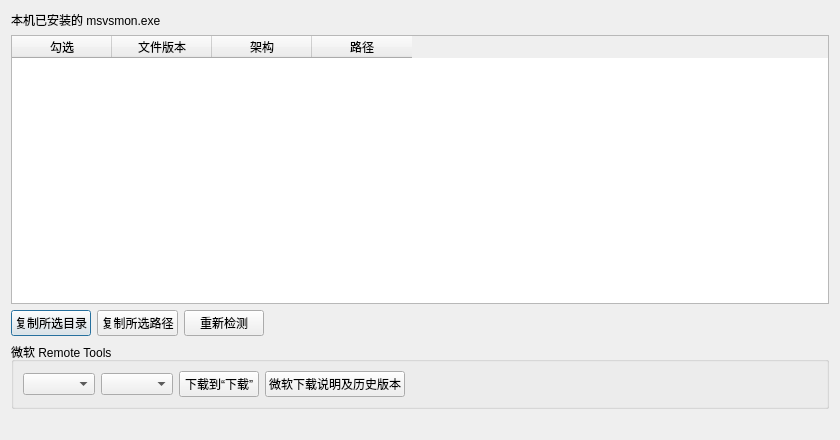
<?xml version="1.0" encoding="UTF-8"?>
<ui version="4.0">
 <class>RemoteDebugger</class>
 <widget class="QDialog" name="RemoteDebugger">
  <property name="geometry"><rect><x>0</x><y>0</y><width>840</width><height>440</height></rect></property>
  <property name="windowTitle"><string>Visual Studio 远程调试器</string></property>
  <layout class="QVBoxLayout" name="layout">
   <item><widget class="QLabel" name="installedLabel"><property name="text"><string>本机已安装的 msvsmon.exe</string></property></widget></item>
   <item><widget class="QTableWidget" name="debuggerPaths">
    <property name="editTriggers"><set>QAbstractItemView::NoEditTriggers</set></property>
    <property name="selectionBehavior"><enum>QAbstractItemView::SelectRows</enum></property>
    <attribute name="verticalHeaderVisible"><bool>false</bool></attribute>
    <column><property name="text"><string>勾选</string></property></column>
    <column><property name="text"><string>文件版本</string></property></column>
    <column><property name="text"><string>架构</string></property></column>
    <column><property name="text"><string>路径</string></property></column>
   </widget></item>
   <item><layout class="QHBoxLayout" name="copyLayout">
    <item><widget class="QPushButton" name="copyFoldersButton"><property name="text"><string>复制所选目录</string></property></widget></item>
    <item><widget class="QPushButton" name="copyPathsButton"><property name="text"><string>复制所选路径</string></property></widget></item>
    <item><widget class="QPushButton" name="rescanButton"><property name="text"><string>重新检测</string></property></widget></item>
    <item><spacer name="copySpacer"><property name="orientation"><enum>Qt::Horizontal</enum></property><property name="sizeHint" stdset="0"><size><width>40</width><height>20</height></size></property></spacer></item>
   </layout></item>
   <item><widget class="QGroupBox" name="downloadGroup">
    <property name="title"><string>微软 Remote Tools</string></property>
    <layout class="QHBoxLayout" name="downloadLayout">
     <item><widget class="QComboBox" name="debuggerVersion"><property name="accessibleName"><string>Visual Studio 版本</string></property></widget></item>
     <item><widget class="QComboBox" name="debuggerArchitecture"><property name="accessibleName"><string>远程电脑架构</string></property></widget></item>
     <item><widget class="QPushButton" name="downloadDebuggerButton"><property name="text"><string>下载到“下载”</string></property></widget></item>
     <item><widget class="QPushButton" name="officialPageButton"><property name="text"><string>微软下载说明及历史版本</string></property></widget></item>
     <item><spacer name="downloadSpacer"><property name="orientation"><enum>Qt::Horizontal</enum></property><property name="sizeHint" stdset="0"><size><width>40</width><height>20</height></size></property></spacer></item>
    </layout>
   </widget></item>
   <item><widget class="QLabel" name="debuggerStatus">
    <property name="textFormat"><enum>Qt::PlainText</enum></property>
    <property name="wordWrap"><bool>true</bool></property>
    <property name="textInteractionFlags"><set>Qt::TextSelectableByMouse</set></property>
   </widget></item>
  </layout>
 </widget>
 <resources/>
 <connections/>
</ui>
